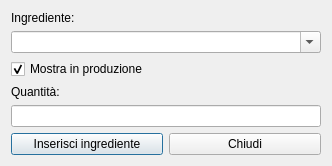
<?xml version="1.0" encoding="UTF-8"?>
<ui version="4.0">
 <class>HRecipeAddRow</class>
 <widget class="QWidget" name="HRecipeAddRow">
  <property name="windowModality">
   <enum>Qt::WindowModal</enum>
  </property>
  <property name="geometry">
   <rect>
    <x>0</x>
    <y>0</y>
    <width>332</width>
    <height>166</height>
   </rect>
  </property>
  <property name="windowTitle">
   <string>Aggiungi ingrediente</string>
  </property>
  <property name="windowIcon">
   <iconset resource="icons.qrc">
    <normaloff>:/Resources/Plus.PNG</normaloff>:/Resources/Plus.PNG</iconset>
  </property>
  <layout class="QVBoxLayout" name="verticalLayout_5">
   <item>
    <layout class="QVBoxLayout" name="verticalLayout_4">
     <item>
      <layout class="QVBoxLayout" name="verticalLayout_3">
       <item>
        <layout class="QVBoxLayout" name="verticalLayout_2">
         <item>
          <widget class="QLabel" name="label">
           <property name="text">
            <string>Ingrediente:</string>
           </property>
          </widget>
         </item>
         <item>
          <widget class="QComboBox" name="comboBox">
           <property name="editable">
            <bool>true</bool>
           </property>
          </widget>
         </item>
         <item>
          <widget class="QCheckBox" name="checkBox">
           <property name="text">
            <string>Mostra in produzione</string>
           </property>
           <property name="checked">
            <bool>true</bool>
           </property>
          </widget>
         </item>
        </layout>
       </item>
       <item>
        <layout class="QVBoxLayout" name="verticalLayout">
         <item>
          <widget class="QLabel" name="label_2">
           <property name="text">
            <string>Quantità:</string>
           </property>
          </widget>
         </item>
         <item>
          <layout class="QHBoxLayout" name="horizontalLayout_2">
           <item>
            <widget class="QLineEdit" name="lineEdit"/>
           </item>
          </layout>
         </item>
        </layout>
       </item>
      </layout>
     </item>
     <item>
      <layout class="QHBoxLayout" name="horizontalLayout">
       <item>
        <widget class="QPushButton" name="pushButton">
         <property name="text">
          <string>Inserisci ingrediente</string>
         </property>
         <property name="default">
          <bool>true</bool>
         </property>
        </widget>
       </item>
       <item>
        <widget class="QPushButton" name="pushButton_2">
         <property name="text">
          <string>Chiudi</string>
         </property>
        </widget>
       </item>
      </layout>
     </item>
    </layout>
   </item>
  </layout>
 </widget>
 <resources>
  <include location="icons.qrc"/>
 </resources>
 <connections/>
</ui>
